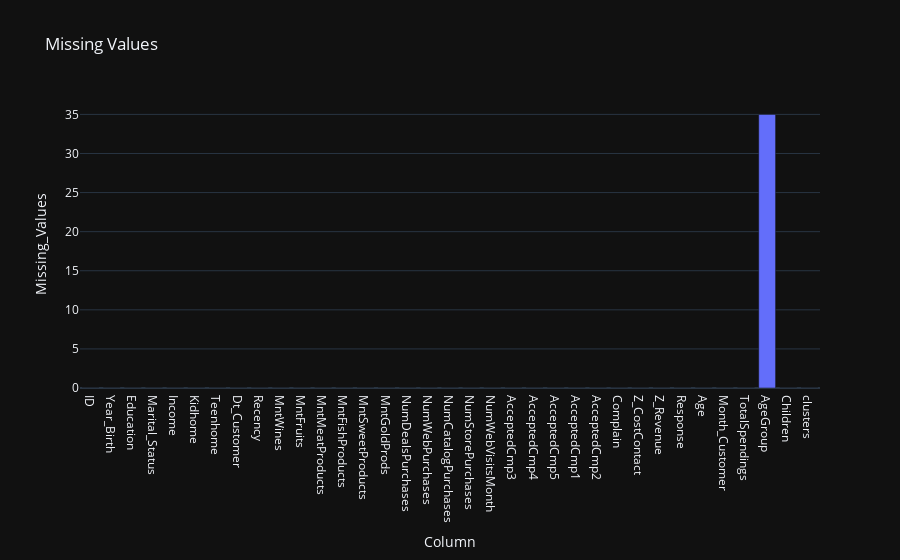

The notebook cell this image was saved under:
### Code cell
import plotly.express as px
missing_values = customer.isna().sum().to_dict()
missing_values_df = pd.DataFrame(list(missing_values.items()), columns=['Column', 'Missing_Values'])

fig = px.bar(missing_values_df,
       x = 'Column',
       y = 'Missing_Values',
       template = 'plotly_dark',
       title = 'Missing Values')
fig.show()

### Figure 1 — Plotly figure (JSON) as saved in the notebook; plotly's stock layout.template omitted (floating-point values rounded to 4 significant figures)
{"data": [{"alignmentgroup": "True", "hovertemplate": "Column=%{x}<br>Missing_Values=%{y}<extra></extra>", "legendgroup": "", "marker": {"color": "#636efa", "pattern": {"shape": ""}}, "name": "", "offsetgroup": "", "orientation": "v", "showlegend": false, "textposition": "auto", "type": "bar", "x": ["ID", "Year_Birth", "Education", "Marital_Status", "Income", "Kidhome", "Teenhome", "Dt_Customer", "Recency", "MntWines", "MntFruits", "MntMeatProducts", "MntFishProducts", "MntSweetProducts", "MntGoldProds", "NumDealsPurchases", "NumWebPurchases", "NumCatalogPurchases", "NumStorePurchases", "NumWebVisitsMonth", "AcceptedCmp3", "AcceptedCmp4", "AcceptedCmp5", "AcceptedCmp1", "AcceptedCmp2", "Complain", "Z_CostContact", "Z_Revenue", "Response", "Age", "Month_Customer", "TotalSpendings", "AgeGroup", "Children", "clusters"], "xaxis": "x", "y": [0, 0, 0, 0, 0, 0, 0, 0, 0, 0, 0, 0, 0, 0, 0, 0, 0, 0, 0, 0, 0, 0, 0, 0, 0, 0, 0, 0, 0, 0, 0, 0, 35, 0, 0], "yaxis": "y"}], "layout": {"barmode": "relative", "legend": {"tracegroupgap": 0}, "title": {"text": "Missing Values"}, "xaxis": {"anchor": "y", "domain": [0, 1], "title": {"text": "Column"}}, "yaxis": {"anchor": "x", "domain": [0, 1], "title": {"text": "Missing_Values"}}}}
